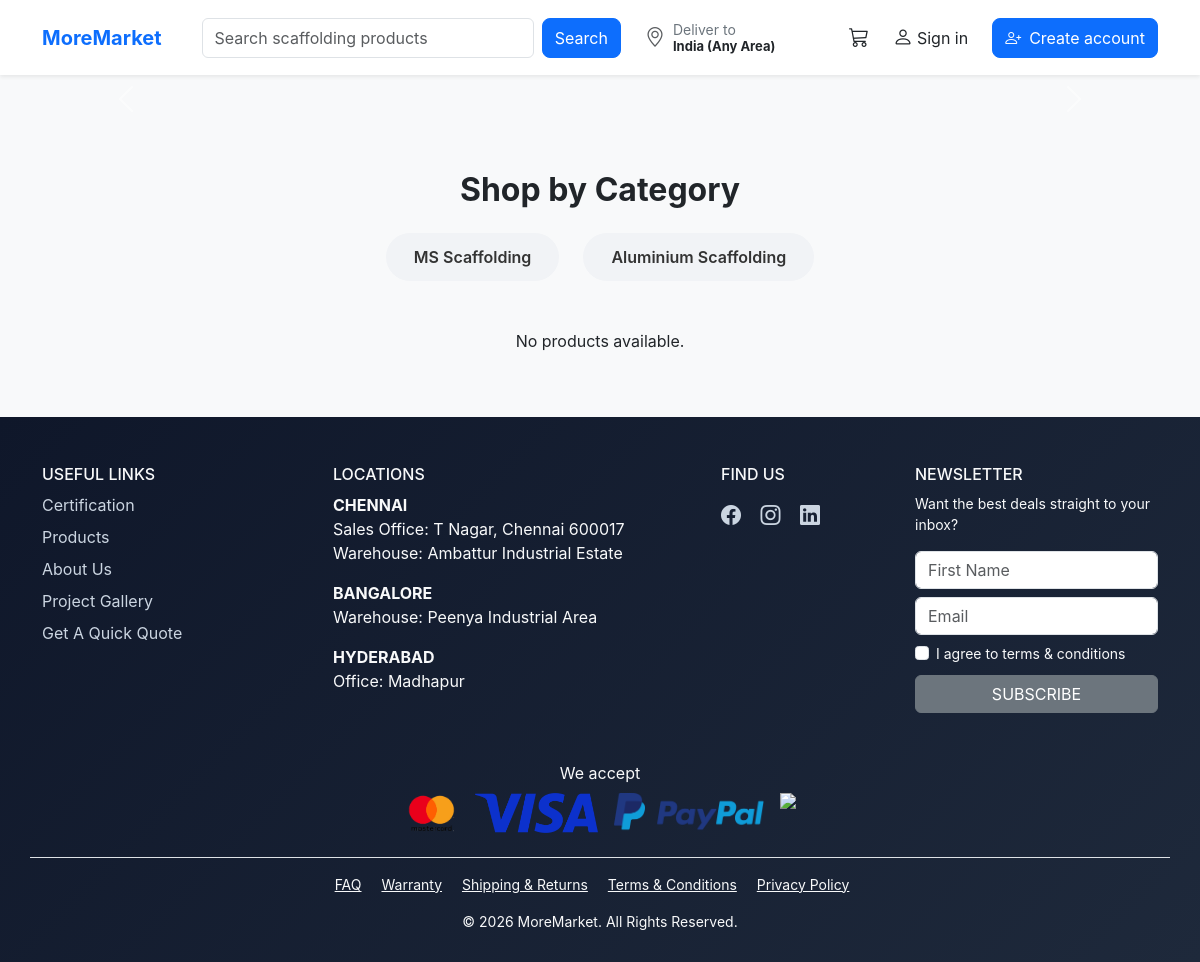
The app's page /, older data.
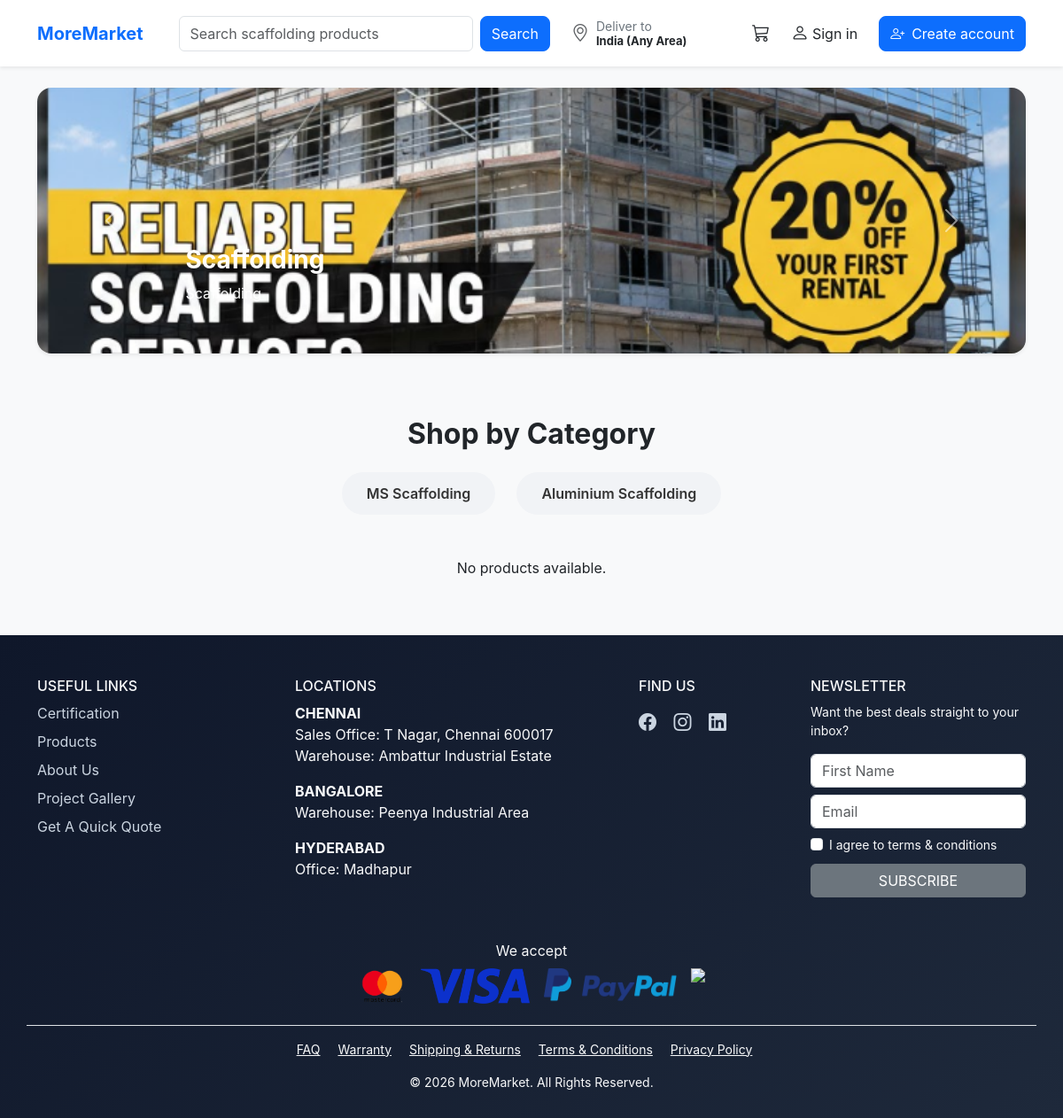
The same page, newer data.
### customer/models.py (models this page shows, shortened)
class Banner(models.Model):
    title = models.CharField(max_length=200)
    subtitle = models.CharField(max_length=300, blank=True)
    image = models.ImageField(upload_to='banners/')
    is_active = models.BooleanField(default=True)
    created_at = models.DateTimeField(auto_now_add=True)

### customer/views.py (the view)
# urls.py: path('', views.customer_home, name='customer_home'),
def customer_home(request):
    banners = Banner.objects.filter(is_active=True)
    return render(request, 'customer/customer.html', {
        'banners': banners
    })

### templates/customer/customer.html
{% extends 'base.html' %}
{% load static %}
{% block content %}
<div class="container mt-4">
    <div id="heroCarousel" class="carousel slide mb-4" data-bs-ride="carousel">
    <div class="carousel-inner rounded-4 shadow-sm">
        {% for banner in banners %}
        <div class="carousel-item {% if forloop.first %}active{% endif %}">
            <img src="{{ banner.image.url }}"
                 class="d-block w-100"
                 style="height:300px; object-fit:cover;">
            <div class="carousel-caption text-start">
                <h3 class="fw-bold">{{ banner.title }}</h3>
                <p>{{ banner.subtitle }}</p>
            </div>
        </div>
        {% endfor %}
    </div>
    <button class="carousel-control-prev" type="button" data-bs-target="#heroCarousel" data-bs-slide="prev">
        <span class="carousel-control-prev-icon"></span>
    </button>
    <button class="carousel-control-next" type="button" data-bs-target="#heroCarousel" data-bs-slide="next">
        <span class="carousel-control-next-icon"></span>
    </button>
</div>
    {% load static %}
<div class="container py-5">
    <div class="text-center mb-5">
        <h2 class="fw-bold">Shop by Category</h2>
        <div class="d-flex justify-content-center gap-4 mt-4">
            <a href="?category=MS"
               class="category-btn {% if active_category == 'MS' %}active-category{% endif %}">
               MS Scaffolding
            </a>
            <a href="?category=AL"
               class="category-btn {% if active_category == 'AL' %}active-category{% endif %}">
               Aluminium Scaffolding
            </a>
        </div>
    </div>
    <div class="row g-4">
        {% for product in products %}
        <div class="col-12 col-md-6 col-lg-4">
            <div class="premium-card">
                <div class="premium-image">
                    <img src="{{ product.image.url }}">
                </div>
                <div class="premium-body">
                    <h5>{{ product.name }}</h5>
                    <div class="premium-price">
                        ₹ {{ product.price }}
                    </div>
                    <div class="premium-actions">
                        <button class="btn-buy">Buy Now</button>
                        <button class="btn-cart">Add to Cart</button>
                    </div>
                </div>
            </div>
        </div>
        {% empty %}
        <p class="text-center">No products available.</p>
        {% endfor %}
    </div>
</div>
{% endblock %}

### templates/base.html (shortened to what this page needs)
{% load static %}
{% load i18n %}
<!DOCTYPE html>
<html lang="{{ LANGUAGE_CODE }}">
<head>
    <link href="https://cdn.jsdelivr.net/npm/bootstrap@5.3.3/dist/css/bootstrap.min.css" rel="stylesheet">
    <link rel="stylesheet" href="https://cdn.jsdelivr.net/npm/bootstrap-icons@1.11.3/font/bootstrap-icons.css">
    <link rel="stylesheet" href="{% static 'css/main.css' %}">
</head>
<body class="bg-light">
<nav class="navbar navbar-expand-lg navbar-light bg-white shadow-sm sticky-top">
    <div class="container">
        <a class="navbar-brand fw-bold text-primary" href="#">MoreMarket</a>
        <div class="collapse navbar-collapse" id="navbarContent">
            <form class="d-flex mx-lg-4 my-2 my-lg-0 flex-grow-1">
                <input class="form-control me-2" type="search" placeholder="Search scaffolding products">
                <button class="btn btn-primary">Search</button>
            </form>
<div class="d-flex align-items-center gap-4">
<div class="position-relative location-wrapper">
    <div class="d-flex align-items-center gap-2 location-trigger"
         onclick="toggleLocationDropdown()">
        <i class="bi bi-geo-alt fs-5 text-muted"></i>
        <div class="d-flex flex-column lh-sm">
            <span class="small text-secondary">Deliver to</span>
            <strong id="selected-location">
            </strong>
        </div>
    </div>
</div>
<a href="{% url 'cart' %}" class="text-dark position-relative text-decoration-none">
    <i class="bi bi-cart3 fs-5"></i>
</a>
{% if user.is_authenticated %}
<div class="dropdown">
    <div class="d-flex align-items-center gap-2 dropdown-toggle"
         data-bs-toggle="dropdown"
         style="cursor:pointer;">
        <i class="bi bi-person-circle fs-5"></i>
        <div class="d-flex flex-column lh-sm">
            <small class="text-muted">Hello,</small>
            <strong>{{ user.username }}</strong>
        </div>
    </div>
    <ul class="dropdown-menu dropdown-menu-end shadow">
        <li>
            <a class="dropdown-item" href="#">
                My Profile
            </a>
        </li>
        <li>
            <a class="dropdown-item" href="#">
                My Orders
            </a>
        </li>
        <li>
            <a class="dropdown-item" href="#">
                My Addresses
            </a>
        </li>
        <li><hr class="dropdown-divider"></li>
        <li>
            <a class="dropdown-item text-danger"
               href="{% url 'logout' %}">
                Logout
            </a>
        </li>
    </ul>
</div>
{% else %}
<a href="{% url 'login' %}"
   class="text-decoration-none text-dark d-flex align-items-center gap-1">
    <i class="bi bi-person fs-5"></i>
    <span class="d-none d-md-inline">Sign in</span>
</a>
<a href="{% url 'register' %}"
   class="btn btn-primary d-flex align-items-center gap-2">
    <i class="bi bi-person-plus"></i>
    <span class="d-none d-md-inline">Create account</span>
</a>
{% endif %}
            </div>
        </div>
    </div>
</nav>
<main>
    {% block content %}{% endblock %}
</main>
<footer class="custom-footer bg-dark text-light pt-5">
    <div class="container">
        <div class="row g-5">
            <div class="col-lg-3 col-md-6">
                <h6 class="footer-heading">USEFUL LINKS</h6>
                <ul class="footer-links list-unstyled">
                    <li><a href="#">Certification</a></li>
                    <li><a href="#">Products</a></li>
                    <li><a href="#">About Us</a></li>
                    <li><a href="#">Project Gallery</a></li>
                    <li><a href="#">Get A Quick Quote</a></li>
                </ul>
            </div>
            <div class="col-lg-4 col-md-6">
                <h6 class="footer-heading">LOCATIONS</h6>
                <div class="footer-location">
                    <strong>CHENNAI</strong><br>
                    Sales Office: T Nagar, Chennai 600017<br>
                    Warehouse: Ambattur Industrial Estate
                </div>
                <div class="footer-location mt-3">
                    <strong>BANGALORE</strong><br>
                    Warehouse: Peenya Industrial Area
                </div>
                <div class="footer-location mt-3">
                    <strong>HYDERABAD</strong><br>
                    Office: Madhapur
                </div>
            </div>
            <div class="col-lg-2 col-md-6">
                <h6 class="footer-heading">FIND US</h6>
                <div class="footer-social mt-3">
                    <a href="#"><i class="bi bi-facebook"></i></a>
                    <a href="#"><i class="bi bi-instagram"></i></a>
                    <a href="#"><i class="bi bi-linkedin"></i></a>
                </div>
            </div>
            <div class="col-lg-3 col-md-6">
                <h6 class="footer-heading">NEWSLETTER</h6>
                <p class="small">
                    Want the best deals straight to your inbox?
                </p>
                <form>
                    <input type="text" class="form-control mb-2" placeholder="First Name">
                    <input type="email" class="form-control mb-2" placeholder="Email">
                    <div class="form-check small mb-2">
                        <input class="form-check-input" type="checkbox" id="agree">
                        <label class="form-check-label" for="agree">
                            I agree to terms & conditions
                        </label>
                    </div>
                    <button type="submit" class="btn btn-secondary w-100">
                        SUBSCRIBE
                    </button>
                </form>
            </div>
        </div>
        <div class="row mt-5 text-center">
            <div class="col">
                <p class="mb-2">We accept</p>
                <div class="payment-icons d-flex justify-content-center gap-3 flex-wrap">
                    <img src="{% static 'images/master-card.png' %}" height="40">
                    <img src="{% static 'images/visa.png' %}" height="40">
                    <img src="{% static 'images/paypal.png' %}" height="40">
                    <img src="{% static 'images/bank-transfer.png' %}" height="40">
                </div>
            </div>
        </div>
        <div class="row mt-4 pt-3 border-top text-center small">
            <div class="col">
                <a href="#" class="text-light me-3">FAQ</a>
                <a href="#" class="text-light me-3">Warranty</a>
                <a href="#" class="text-light me-3">Shipping & Returns</a>
                <a href="#" class="text-light me-3">Terms & Conditions</a>
                <a href="#" class="text-light me-3">Privacy Policy</a>
            </div>
        </div>
        <div class="text-center mt-3 small">
            © 2026 MoreMarket. All Rights Reserved.
        </div>
    </div>
</footer>
</body>
</html>

### static/css/main.css (style rules this page uses)
body { background: #f4f6f9; font-family: 'Inter', sans-serif; overflow-x: hidden; opacity: 0; transition: opacity 0.4s ease-in-out; }
body { animation: fadeInPage 0.6s ease-in-out; animation: smoothAppear 0.5s ease-in-out; }
.navbar { height: 75px; }
.location-wrapper { min-width: 200px; max-width: 250px; cursor: pointer; }
.btn-primary { transition: all 0.3s ease; }
.carousel-item img { transition: transform 0.8s ease; }
.carousel-item.active img { transform: scale(1.05); }
.carousel-caption { animation: fadeSlide 1s ease-in-out; }
footer i { transition: all 0.3s ease; cursor: pointer; }
.location-wrapper { cursor: pointer; cursor: pointer; min-width: 180px; max-width: 240px; }
.location-wrapper i { font-size: 18px; color: #6c757d; }
#selected-location { font-size: 13px; white-space: nowrap; overflow: hidden; text-overflow: ellipsis; display: block; max-width: 180px; }
#selected-location { max-width: 180px; white-space: nowrap; overflow: hidden; text-overflow: ellipsis; }
#selected-location { white-space: nowrap; overflow: hidden; text-overflow: ellipsis; max-width: 180px; display: block; }
.navbar .btn-primary { border-radius: 8px; height: 40px; }
.category-btn { padding: 12px 28px; border-radius: 50px; background: #f1f3f6; text-decoration: none; font-weight: 600; color: #333; transition: 0.3s; }

### templates/base.html (style rules this page uses)
.custom-footer { background: linear-gradient(135deg, #0f172a, #1e293b); color: #ffffff; padding: 60px 0 30px; }
.footer-links { list-style: none; padding: 0; }
.footer-links li { margin-bottom: 8px; }
.footer-links a { text-decoration: none; color: #cbd5e1; transition: 0.3s ease; }
.footer-social a { color: #cbd5e1; font-size: 20px; margin-right: 15px; transition: 0.3s ease; }

Row changes from the older to the newer data that the page shows:
added Banner: image (picture), title "Scaffolding", subtitle "Scaffolding"
